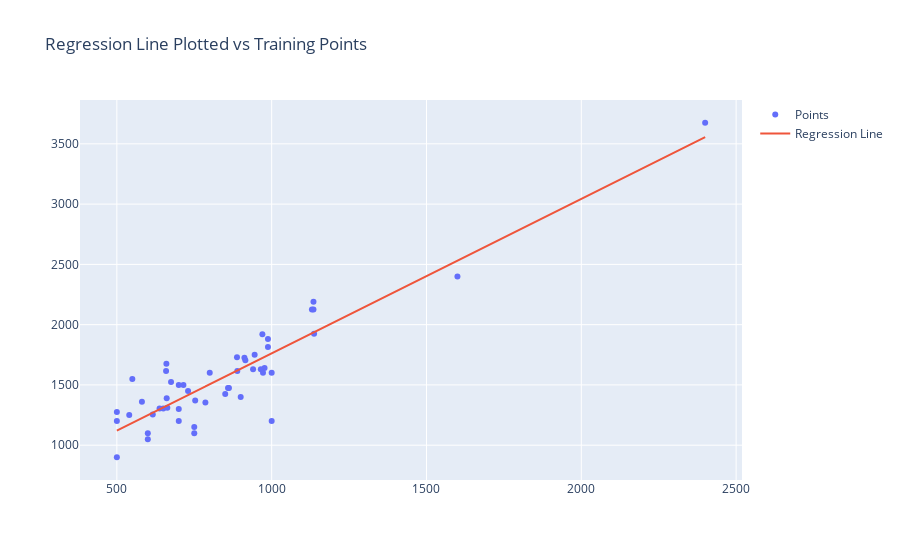

Notebook cell for this chart:
### Code cell
# X = np.array(np.linspace(min(train['size']), max(train['size']), 50))
y_pred = list( regressor.predict( X_test ).reshape(-1) )

test = pd.DataFrame({'x' : X_test['size'],
                          'y_test' : y_test['price'],
                          'y_pred' : y_pred
                    })

fig = go.Figure()

fig.update_layout(title='Regression Line Plotted vs Training Points')
# draw training points
fig.add_trace(go.Scatter(x=train['size'], 
                         y=train['price'],
                         mode='markers',
                         name='Points',
                        ))


# draw regression line
fig.add_trace(go.Scatter(x=test['x'], y=test['y_pred'],mode='lines', name='Regression Line'))


MSE = mean_squared_error(train['price'], test['y_pred'])
RMS = MSE**(1/2)
print('MSE', MSE, '\nRMS', RMS)

fig.show()

### Figure 1 — Plotly figure (JSON) as saved in the notebook; plotly's stock layout.template omitted (floating-point values rounded to 4 significant figures)
{"data": [{"mode": "markers", "name": "Points", "type": "scatter", "x": [500, 700, 500, 550, 660, 912, 730, 750, 581, 659, 500, 700, 888, 663, 970, 1137, 889, 650, 977, 965, 661, 715, 859, 600, 1000, 540, 700, 2400, 900, 600, 1600, 800, 940, 945, 750, 1000, 972, 850, 1130, 638, 753, 862, 988, 1135, 988, 1135, 915, 675, 616, 786], "y": [1200, 1300, 900, 1550, 1675, 1725, 1450, 1100, 1360, 1615, 1275, 1200, 1730, 1310, 1920, 1925, 1615, 1305, 1640, 1630, 1390, 1500, 1475, 1050, 1600, 1250, 1500, 3675, 1400, 1100, 2400, 1600, 1630, 1750, 1150, 1200, 1600, 1425, 2125, 1305, 1370, 1475, 1815, 2125, 1880, 2190, 1705, 1525, 1255, 1355]}, {"mode": "lines", "name": "Regression Line", "type": "scatter", "x": [500, 700, 500, 550, 660, 912, 730, 750, 581, 659, 500, 700, 888, 663, 970, 1137, 889, 650, 977, 965, 661, 715, 859, 600, 1000, 540, 700, 2400, 900, 600, 1600, 800, 940, 945, 750, 1000, 972, 850, 1130, 638, 753, 862, 988, 1135, 988, 1135, 915, 675, 616, 786], "y": [1121.0, 1377.0, 1121.0, 1185.0, 1326.0, 1649.0, 1415.0, 1441.0, 1224.0, 1324.0, 1121.0, 1377.0, 1618.0, 1329.0, 1723.0, 1937.0, 1619.0, 1313.0, 1732.0, 1717.0, 1327.0, 1396.0, 1581.0, 1249.0, 1761.0, 1172.0, 1377.0, 3556.0, 1633.0, 1249.0, 2530.0, 1505.0, 1685.0, 1691.0, 1441.0, 1761.0, 1726.0, 1569.0, 1928.0, 1297.0, 1445.0, 1585.0, 1746.0, 1934.0, 1746.0, 1934.0, 1652.0, 1345.0, 1269.0, 1487.0]}], "layout": {"title": {"text": "Regression Line Plotted vs Training Points"}}}
